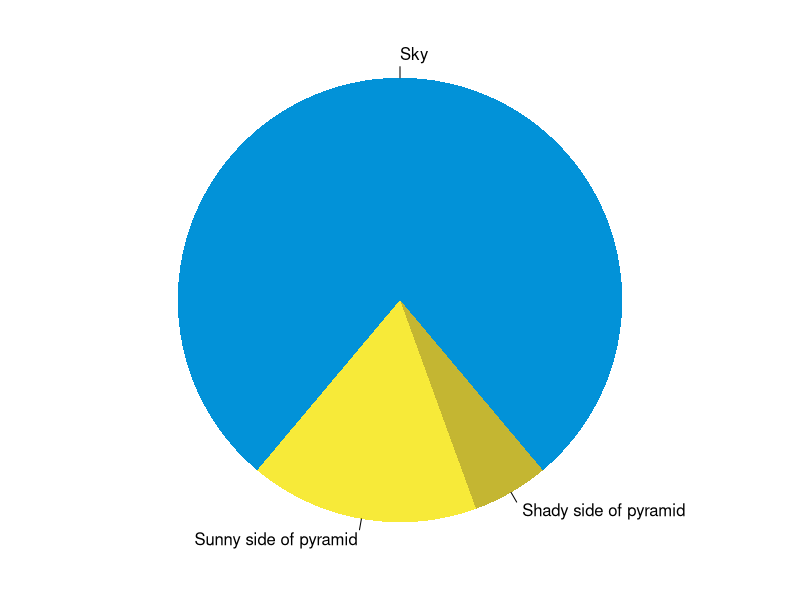
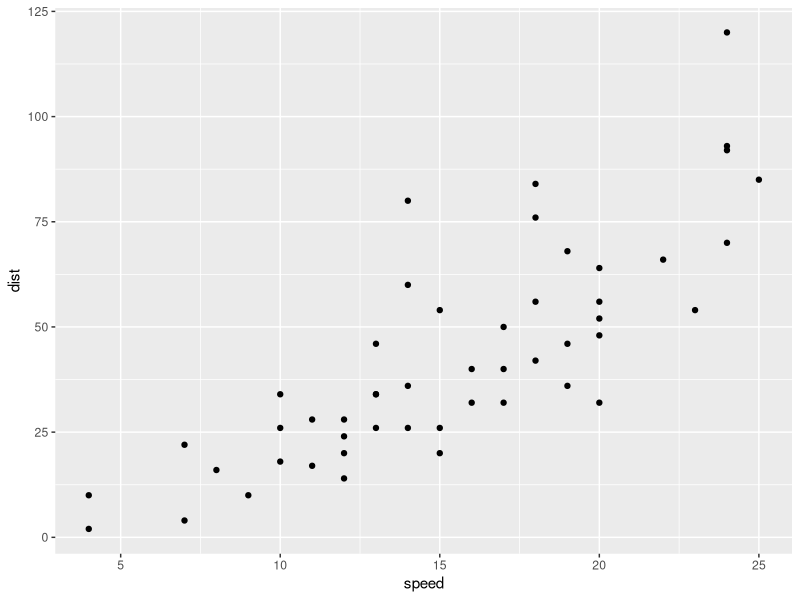

The R script that drew these images, in order:
## ---- chunk 1
knitr::opts_chunk$set(collapse = TRUE)
## ---- chunk 2
library(ggplot2)
library(dplyr)

## ---- chunk 3
summary(cars)
fit <- lm(dist ~ speed, data = cars)
fit
## ---- chunk 4
par(mar = c(0, 1, 0, 1))
pie(
  c(280, 60, 20),
  c('Sky', 'Sunny side of pyramid', 'Shady side of pyramid'),
  col = c('#0292D8', '#F7EA39', '#C4B632'),
  init.angle = -50, border = NA
)
## ---- chunk 5
ggplot(cars, aes(x = speed, y = dist))+
  geom_point()

